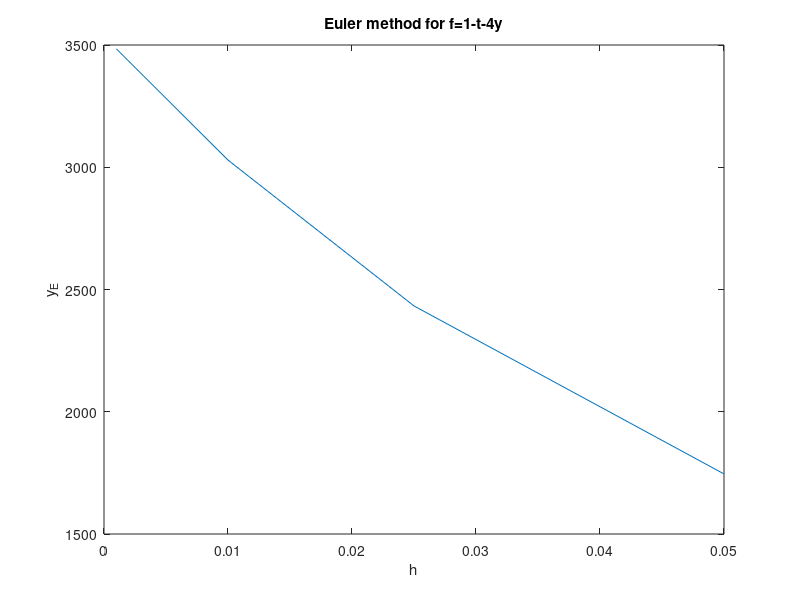

Reproduce this figure in MATLAB.
function euler()

% given dy/dt = f(t,y), approximate y
% -- --------------------------------------------------------------------

t_0 = 0;    % set initial time
t_f = 2;    % set final time
%h   = 0.01; % set stepsize (in time)
y_0 = 1;    % set initial condition

% loop through values of stepsize h 
hvect = [0.05 0.025 0.01 0.001]; NH = length(hvect);

for m = 1:NH
    h = hvect(m);
    y(1) = y_0; %initialize y to y_0
    t = t_0: h : t_f;       % create a vector of t-values

    % -- Euler method
    for j = 1:length(t)-1 % j loops through timesteps
      y(j+1) = y(j) + h*f1(t(j),y(j));   % update y
    end % end for
    
    Yh(m) = y(end); % save the value of y(t_f)

    % output table of t and y values
    NT = 1:length(t); % create vector of indices
    fprintf('----------------------------------------------\n')
    fprintf('h = %-.3f Euler Method \n',h)
    fprintf('----------------------------------------------\n')
    for K = [0, 0.1, 0.2, 0.3, 0.4, 0.5, 1.0, 1.5, 2.0]
        J = NT(t==K);
        fprintf('%-2g  \t %-8.6f \n', t(J), y(J))
    end

end % end the loop over values of h

% create a plot of h vs. y(2) for each value of h
figure(1), plot(hvect, Yh)
xlabel('h'), ylabel('y_E'), title('Euler method for f=1-t-4y')

% use the command loglog to create a log-log plot
% type 'help loglog' to find out how it works


% -- ---------------------------------------
function f = f1(t,y) % specify function f here

f = 1 - t + 4*y;